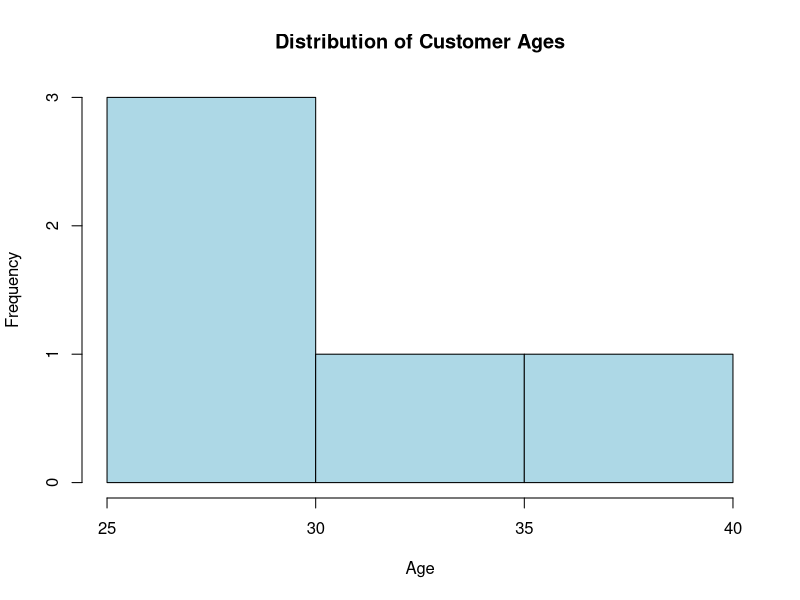

Source code (R):
# Create dataset for Set 2
customer_data <- data.frame(
  Customer_ID = c(1, 2, 3, 4, 5),
  Age = c(25, 30, 35, 28, 40),
  Satisfaction_Score = c(4, 5, 3, 4, 5),
  Feedback = c(
    "Great product, excellent quality and fast delivery!",
    "Amazing service, loved the fast delivery and friendly support.",
    "Average experience, product quality could be improved.",
    "Good quality overall, reasonable pricing and good service.",
    "Excellent experience! Highly recommended, super fast delivery."
  )
)

print(customer_data)
# 1. Histogram for Age Distribution
hist(customer_data$Age, 
     col = "lightblue", 
     border = "black",
     xlab = "Age", 
     ylab = "Frequency", 
     main = "Distribution of Customer Ages",
     breaks = 5)
